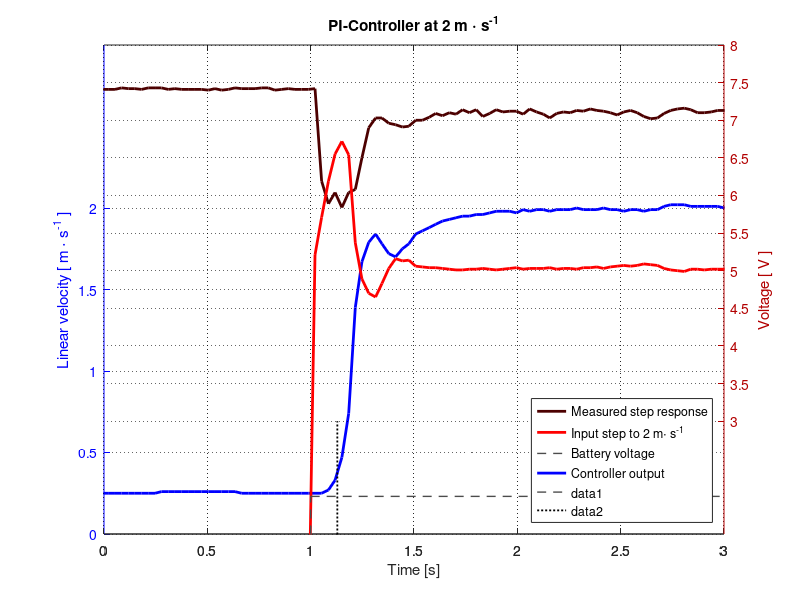

MATLAB code to generate this figure:
p = get(gcf, 'Position')           % These two lines makes the figuresappear the same
set(0, 'DefaultFigurePosition', p) % place on the screen as where you left them last
clear all
close all;
clc;

%csvwrite('simulationPForwardsingleStep.csv', ScopeData3);
simData = csvread('simulationPForwardsingleStep.csv', 0, 0);
simData(:,1) = simData(:,1)-2

data = csvread('LOG00322.csv'); % step 294 for calculated PI controller
                                % step 288 for tuned PI controller
                                % step 299 for P controller with feed forward
                                % step 316 (without) and 322 (width) anti-windup

%data = csvread('LOG00217.csv');%, 0, 0); 18 to 22    use step 16
data(:,1) = (data(:,1)-3980)/1000;
%data1 = csvread('LOG00224.csv');%, 0, 0);
%data1(:,1) = (data1(:,1)-4035)/1000;
%data2 = csvread('LOG00225.csv');%, 0, 0);
%data2(:,1) = (data2(:,1)-4035)/1000;
%data3 = csvread('LOG00227.csv');%, 0, 0);
%data3(:,1) = (data3(:,1)-4035)/1000;

%data(:,3) = data(:,3);%-5.5;

%[AX, vel, bat] = plotyy( simData(:,1), simData(:,2), data(:,1), data(:,3));
[AX, vel, bat] = plotyy( data(:,1), data(:,2), data(:,1), data(:,3));
set(AX,'NextPlot','add')
%plot(AX(1), data(:,1), data(:,2), 'Color', [0 0 1], 'LineWidth', 2);
pAdd = plot(AX(2), data(:,1), data(:,4) );
set(pAdd, 'Color', [1 0 0], 'LineWidth', 2 );


%pAdd = plot(AX(1), data(:,1), data(:,5) );
%set(pAdd, 'Color', [0 .5 0], 'LineWidth', 2 );

set(AX(1),'xlim',[0 3], 'ylim', [0 3], 'ycolor', [0 0 1]);
set(vel, 'Color', [0 0 1], 'LineWidth', 2);
set(AX(2),'xlim',[0 3], 'ylim', [1.5 8], 'ycolor', [.7 0 0]);
set(bat, 'Color', [.3 0 0], 'LineWidth', 2);

%hline = line([1 10], [1.4 1.4]);
hline = line([1 10], [2 2]);
set(hline, 'Color', [.3 .3 .3], 'LineWidth', 1, 'LineStyle', '--');

%legend('Simulated step response', 'Measured step response', 'Input step to 1.4 m\cdot s^{-1}', 'Battery voltage', 'Controller output', 'Location', 'southeast')
legend('Measured step response', 'Input step to 2 m\cdot s^{-1}', 'Battery voltage', 'Controller output', 'Location', 'southeast')

%hline = line([1 1], [0 1.4]);
hline = line([1 1], [0 2]);
set(hline, 'Color', [.3 .3 .3], 'LineWidth', 1, 'LineStyle', '--');

hline = line([1.129 1.129], [0 3]);
set(hline, 'Color', [0 0 0], 'LineWidth', 1.3, 'LineStyle', ':');

%%%%%plot( data(:,1), data(:,3), 'k', 'LineWidth', 2);
%scatter( data(:,1), data(:,2), 100, [0 .3 0], '.' );


%plot( simData(:,1), simData(:,4), 'r', 'LineWidth', 2);
%plot( data1(:,1), data1(:,2), 'b', 'LineWidth', 2);
%scatter( data1(:,1), data1(:,2), 100, [0 .3 0], '.' );

%plot( simData(:,1), simData(:,6), 'r', 'LineWidth', 2);
%plot( data2(:,1), data2(:,2), 'b', 'LineWidth', 2);
%scatter( data2(:,1), data2(:,2), 100, [0 .3 0], '.' );

%plot( simData(:,1), simData(:,8), 'r', 'LineWidth', 2);
%plot( data3(:,1), data3(:,2), 'b', 'LineWidth', 2);
%scatter( data3(:,1), data3(:,2), 100, [0 .3 0], '.' );

%Title and axis labels added
title('PI-Controller at 2 m \cdot s^{-1}')
xlabel('Time [s]')
ylabel(AX(1), 'Linear velocity [ m \cdot s^{-1} ]')
ylabel(AX(2), 'Voltage [ V ]')
%xlim([ 0 3 ]);

set(AX(1), 'Xgrid', 'on', 'Ygrid', 'on', 'ytick', [0 .5 1 1.5 2], 'GridLineStyle',':', 'GridColor', 'k', 'GridAlpha', .6)
set(AX(2), 'Xgrid', 'on', 'Ygrid', 'on', 'ytick', [3 3.5 4 4.5 5 5.5 6 6.5 7 7.5 8], 'GridLineStyle',':', 'GridColor', 'k', 'GridAlpha', .6)